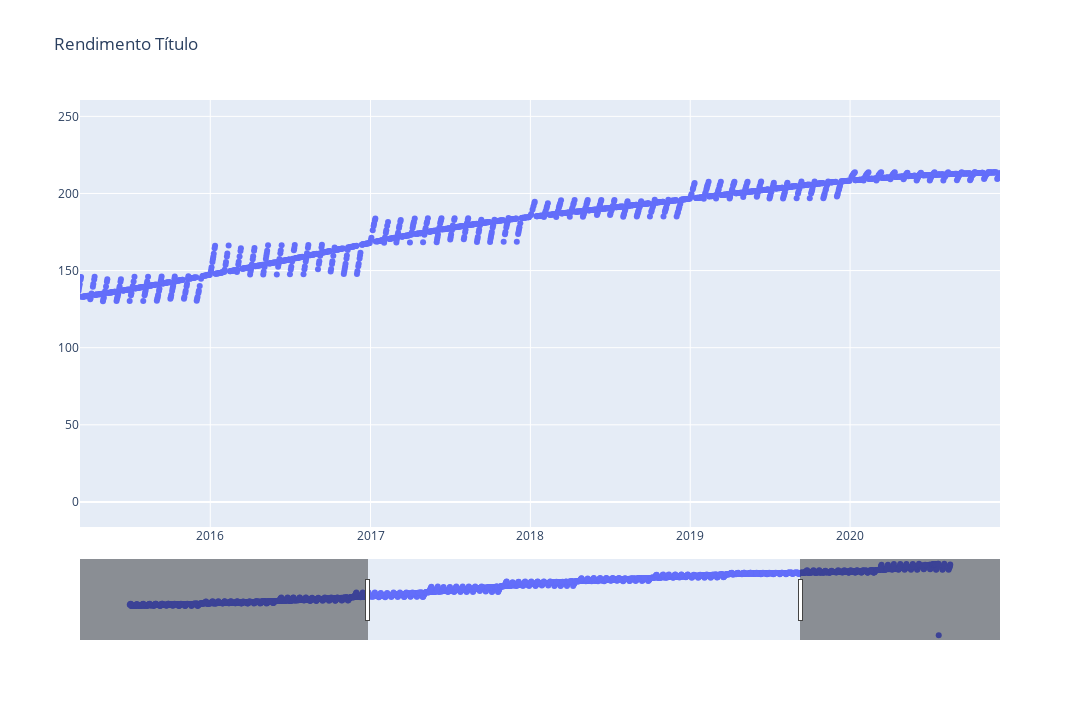

This figure's notebook cell:
### Code cell
fig = go.Figure(data=[go.Scatter(x=titulo['data'], y=titulo['valor diário título'], mode='markers')],
               layout=go.Layout(
                   title=go.layout.Title(text='Rendimento Título')
               ))
fig.update_layout(xaxis_rangeslider_visible=True)
fig.update_layout(autosize=False, width=1080, height=720)
fig.show()

### Figure 1 — Plotly figure (JSON) as saved in the notebook; plotly's stock layout.template omitted (floating-point values rounded to 4 significant figures; data arrays with more than 128 entries replaced by an {"elided": "..."} marker saying what was removed)
{"data": [{"mode": "markers", "type": "scatter", "x": {"elided": "2708 str values"}, "y": {"elided": "2708 float values"}}], "layout": {"autosize": false, "height": 720, "title": {"text": "Rendimento Título"}, "width": 1080, "xaxis": {"autorange": false, "range": ["2015-03-09 13:59:46.8373", "2020-12-08 08:25:26.8738"], "rangeslider": {"autorange": true, "range": ["2011-05-09 01:42:40.1463", "2023-08-07 22:17:19.8537"], "visible": true, "yaxis": {"_template": null, "rangemode": "match"}}, "type": "date"}, "yaxis": {"autorange": true, "range": [-16.27, 260.6], "type": "linear"}}}
